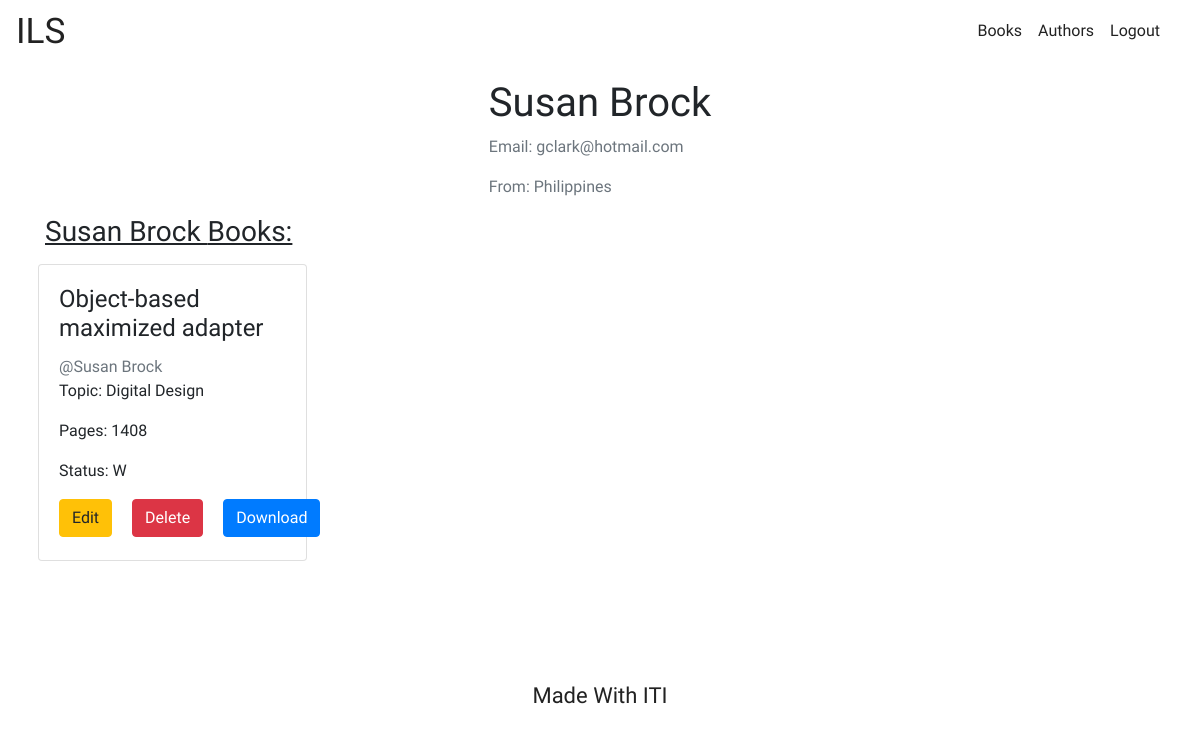
Before: /author/author_details/33 (signed in) with the older database file.
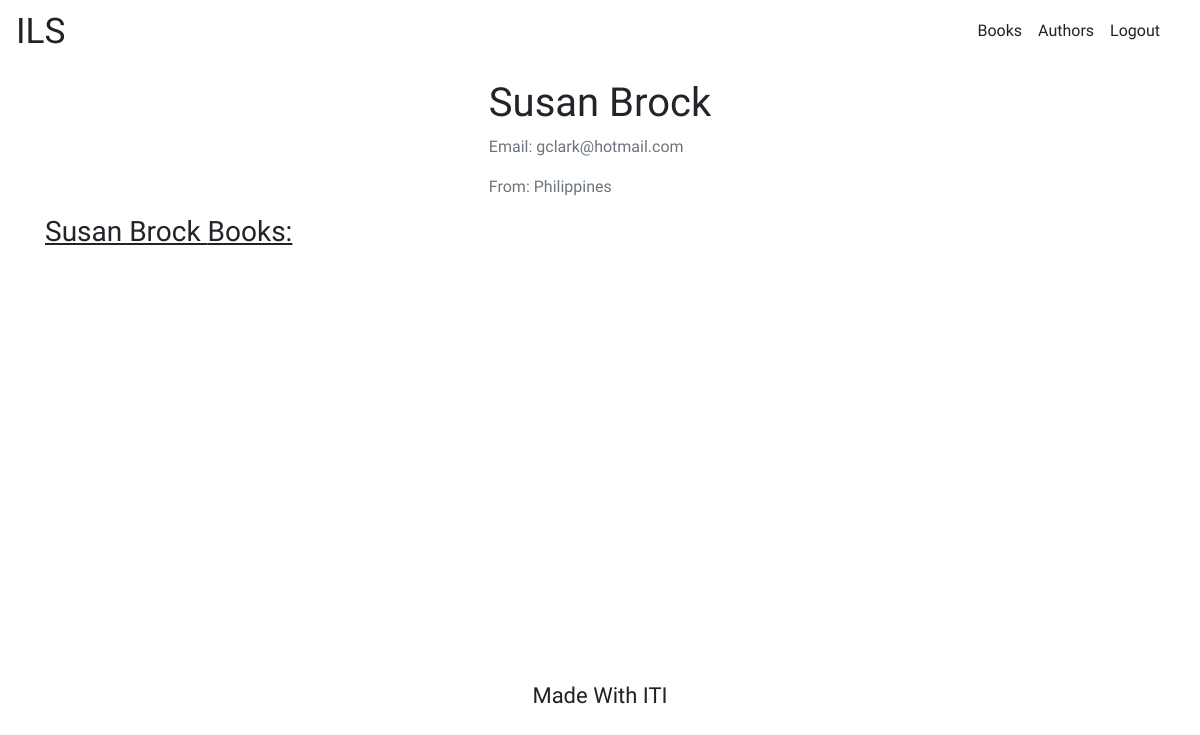
After: the same page with the newer database file.
### Book/models.py (models this page shows, shortened)
class Book(models.Model):
    title = models.CharField(max_length=128)
    publish_date = models.DateField()
    number_of_pages = fields.IntegerRangeField(min_value=1, max_value=5000)
    P = 'P'
    W = 'W'
    D = 'D'
    STATUS_FIELDS = (
        (P, "Published"),
        (W, "Withdrawn"),
        (D, "Draft")
    )
    status = models.CharField(choices=STATUS_FIELDS, max_length=1, default=P)
    author = models.ForeignKey(Author, on_delete=models.CASCADE, related_name='author_books')
    topic = models.ForeignKey(Topic, on_delete=models.CASCADE, related_name='topic_books')

class Topic(models.Model):
    name = models.CharField(max_length=128)
    def __str__(self):
        return self.name

### Author/models.py (models this page shows, shortened)
class Author(models.Model):
    name = models.CharField(max_length=128)
    email = models.CharField(max_length=128)
    nationallity = CountryField()
    def __str__(self):
        return self.name

### Author/views.py (the view)
# urls.py: path('author_details/<int:pk>', views.AuthorDetailView.as_view(), name='author_details'),
class AuthorDetailView(generic.DetailView):
    model = Author
    template_name = 'Author/author_details.html'
    def get_context_data(self, **kwargs):
        context = super().get_context_data(**kwargs)
        return context

### Author/templates/Author/author_details.html (shortened to what this page needs)
{% extends 'base.html' %}
{% block content %}
    <div class="d-flex justify-content-center">
        <div class="d-flex flex-column">
            <h1>{{ object.name }}</h1>
            <p class="text-muted">Email: {{ object.email }}</p>
            <p class="text-muted">From: {{ object.nationallity }}</p>
        </div>
    </div>
    <h3 style="text-decoration: underline;">{{ object.name }} Books:</h3>
    <div class="row d-flex justify-content-start">
        {% for b in object.author_books.all %}
            <div class="col-md-3 col-12 p-2">
                <div class="card" style="min-height: 101%;">
                    <div class="card-body">
                        <h4 class="card-title">{{ b.title }}</h4>
                        <a href="{% url 'author:author_details' pk=b.author.pk %}" class="text-muted">@{{ b.author }}</a>
                        <p class="card-text">Topic: {{ b.topic }}</p>
                        <p class="card-text">Pages: {{ b.number_of_pages }}</p>
                        <p class="card-text">Status: {{ b.status }}</p>
                        <div class="d-flex justify-content-around">
                            {% if perms.Book.change_book %}
                                <a href="{% url 'book:book_edit' pk=b.pk %}" class="card-link btn btn-warning">Edit</a>
                            {% endif %}
                            {% if perms.Book.delete_book %}
                                <a href="{% url 'book:book_delete' pk=b.pk %}" class="card-link btn btn-danger">Delete</a>
                            {% endif %}
                            <a href="https://www.google.com" class="card-link btn btn-primary">Download</a>
                        </div>
                    </div>
                </div>
            </div>
        {% endfor %}
    </div>
{% endblock content %}

Changed rows visible on the page:
removed Book: title "Object-based maximized adapter", author "Susan Brock", topic "Digital Design", number_of_pages "1408", status "W"
